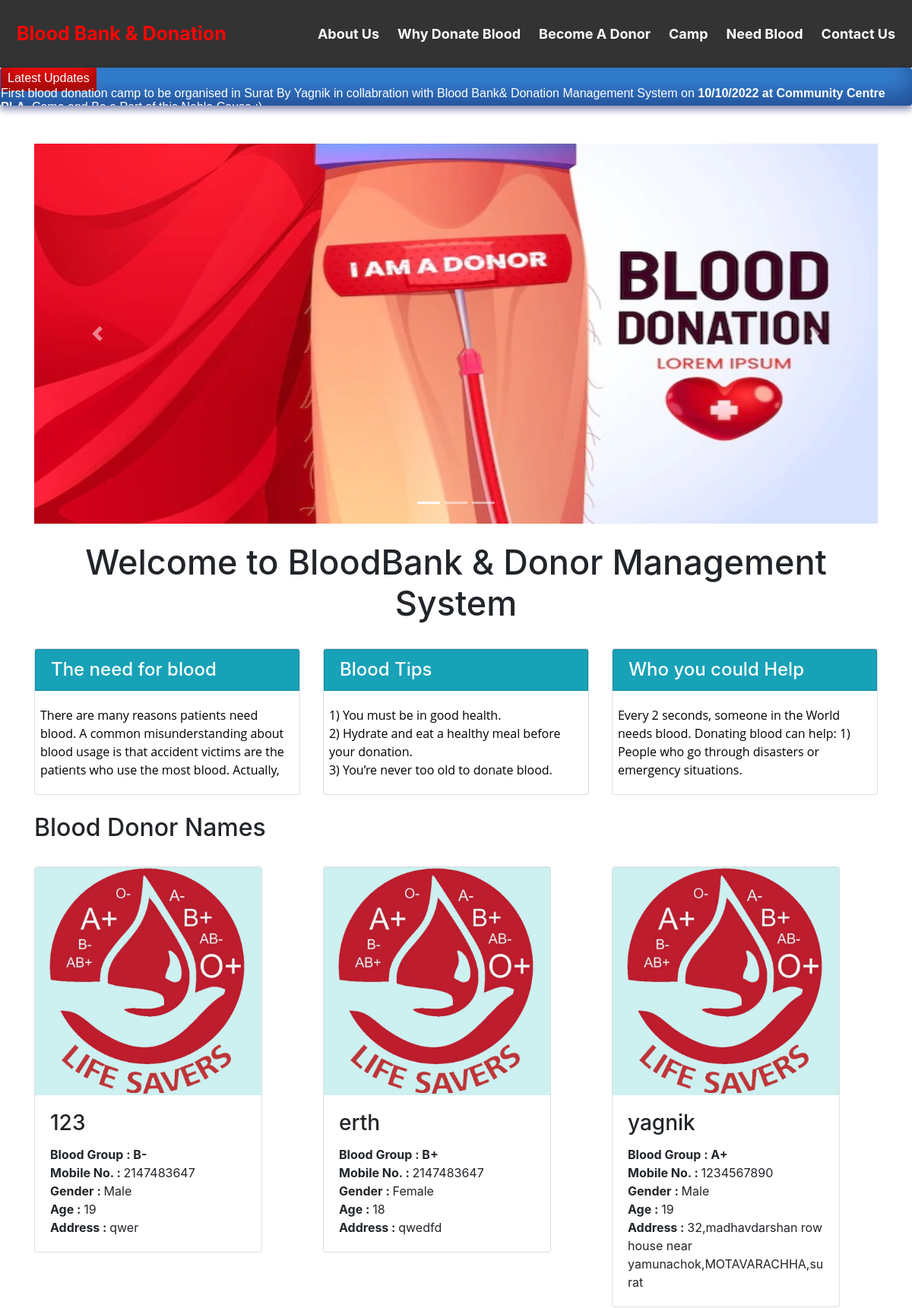
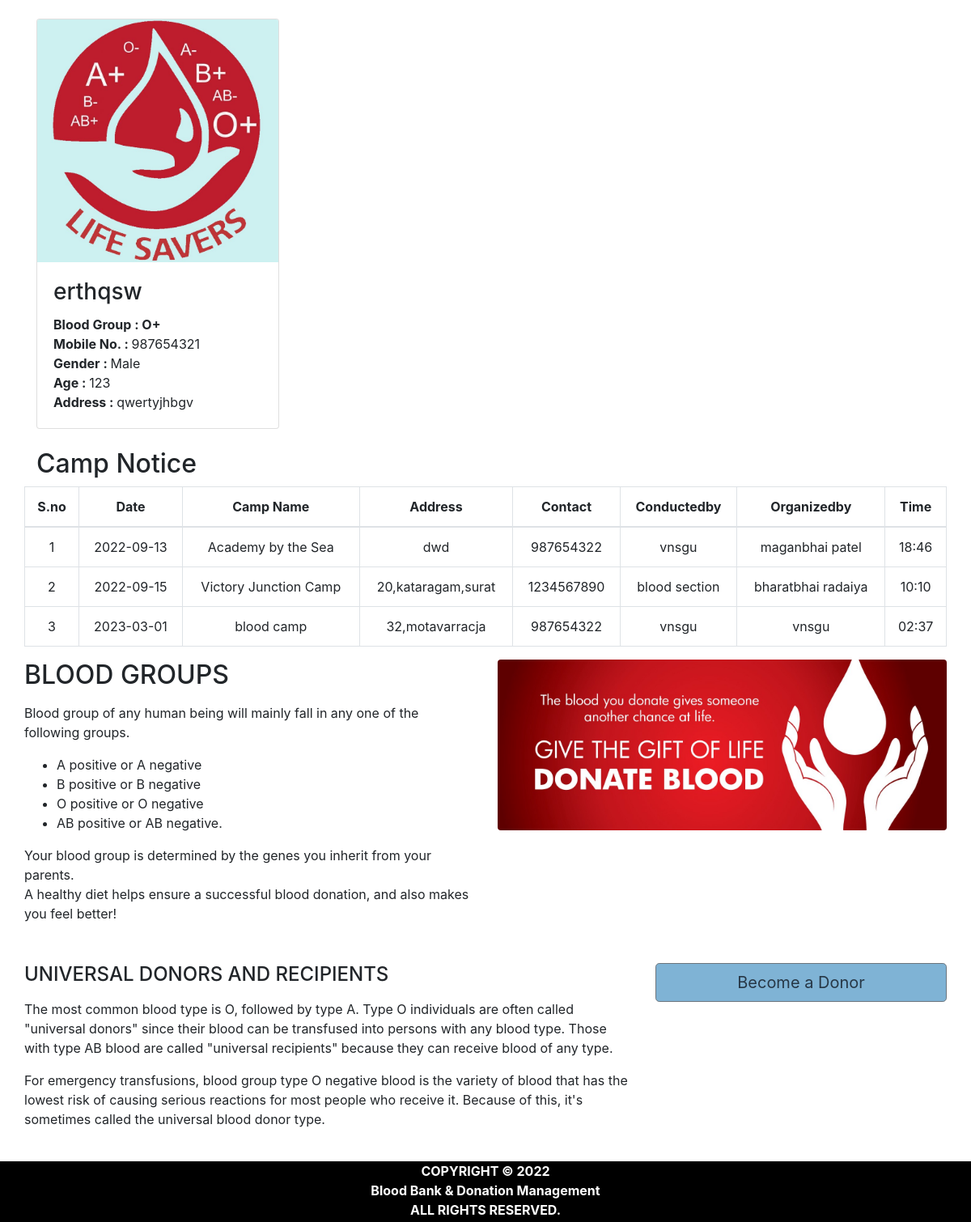
The app's page /home.php with its own data (2 pictures, top to bottom).
### tables this page shows
CREATE TABLE `pages` (
  `page_id` int(11) NOT NULL,
  `page_name` varchar(255) NOT NULL,
  `page_type` varchar(50) DEFAULT NULL,
  `page_data` longtext NOT NULL
);

CREATE TABLE `donor_details` (
  `donor_id` int(11) NOT NULL,
  `donor_name` varchar(50) NOT NULL,
  `donor_number` int(10) NOT NULL,
  `donor_mail` varchar(50) DEFAULT NULL,
  `donor_age` int(3) NOT NULL,
  `donor_gender` varchar(10) NOT NULL,
  `donor_blood` varchar(10) NOT NULL,
  `donor_address` varchar(100) NOT NULL
);

CREATE TABLE `blood` (
  `blood_id` int(11) NOT NULL,
  `blood_group` varchar(10) NOT NULL
);

CREATE TABLE `camp` (
  `camp_id` int(11) NOT NULL,
  `date` date NOT NULL,
  `camp_name` text NOT NULL,
  `address` varchar(50) NOT NULL,
  `contact` int(10) NOT NULL,
  `conductedby` text NOT NULL,
  `organizedby` text NOT NULL,
  `time` varchar(10) NOT NULL
);

### home.php (the view, shortened to what this page needs)
<!DOCTYPE html>
<html lang="en">
<head>
  <link rel="stylesheet" href="https://maxcdn.bootstrapcdn.com/bootstrap/4.5.2/css/bootstrap.min.css">
</head>
<body>
<div class="header">
<?php
$active="home";
include('head.php'); ?>
</div>
<?php include'ticker.php'; ?>
  <div id="page-container" style="margin-top:50px; position: relative;min-height: 84vh;   ">
    <div class="container">
    <div id="content-wrap"style="padding-bottom:75px;">
  <div id="demo" class="carousel slide" data-ride="carousel">
    <ul class="carousel-indicators">
      <li data-target="#demo" data-slide-to="0" class="active"></li>
      <li data-target="#demo" data-slide-to="1"></li>
      <li data-target="#demo" data-slide-to="2"></li>
    </ul>
    <div class="carousel-inner">
      <div class="carousel-item active">
        <img src="image\banner1.jpg" alt="banner1" width="100%" height="500">
      </div>
    </div>
    <a class="carousel-control-prev" href="#demo" data-slide="prev">
      <span class="carousel-control-prev-icon"></span>
    </a>
    <a class="carousel-control-next" href="#demo" data-slide="next">
      <span class="carousel-control-next-icon"></span>
    </a>
  </div>
<br>
        <h1 style="text-align:center;font-size:45px;">Welcome to BloodBank & Donor Management System</h1>
<br>
        <div class="row">
            <div class="col-lg-4 mb-4">
                <div class="card">
                    <h4 class="card-header card bg-info text-white" >The need for blood</h4>
                        <p class="card-body overflow-auto" style="padding-left:2%;height:120px;text-align:left;">
                          <?php
                            include 'conn.php';
                            $sql= "select * from pages where page_type='needforblood'";
                            $result=mysqli_query($conn,$sql);
                            if(mysqli_num_rows($result)>0)   {
                                while($row = mysqli_fetch_assoc($result)) {
                                  echo $row['page_data'];
                                }
                              }
                           ?>
                         </p>
                </div>
            </div>
            <div class="col-lg-4 mb-4">
                <div class="card">
                    <h4 class="card-header card bg-info text-white">Blood Tips</h4>
                    <p class="card-body overflow-auto" style="padding-left:2%;height:120px;text-align:left;">
                      <?php
                        include 'conn.php';
                        $sql= "select * from pages where page_type='bloodtips'";
                        $result=mysqli_query($conn,$sql);
                        if(mysqli_num_rows($result)>0)   {
                            while($row = mysqli_fetch_assoc($result)) {
                              echo $row['page_data'];
                            }
                          }
                       ?>
                     </p>
                        </div>
            </div>
            <div class="col-lg-4 mb-4">
                <div class="card">
                    <h4 class="card-header card bg-info text-white" >Who you could Help</h4>
                    <p class="card-body overflow-auto" style="padding-left:2%;height:120px;text-align:left;">
                      <?php
                        include 'conn.php';
                        $sql= "select * from pages where page_type='whoyouhelp'";
                        $result=mysqli_query($conn,$sql);
                        if(mysqli_num_rows($result)>0)   {
                            while($row = mysqli_fetch_assoc($result)) {
                              echo $row['page_data'];
                            }
                          }
                       ?>
                     </p>
                        </div>
            </div>
</div>
        <h2>Blood Donor Names</h2>
        <div class="row">
          <?php
            include 'conn.php';
            $sql= "select * from donor_details join blood where donor_details.donor_blood=blood.blood_id order by rand() limit 6";
            $result=mysqli_query($conn,$sql);
            if(mysqli_num_rows($result)>0)
            {
            while($row = mysqli_fetch_assoc($result)) {
           ?>
          <div class="col-lg-4 col-sm-6 portfolio-item" ><br>
            <div class="card" style="width:300px">
                <img class="card-img-top" src="image\blood_drop_logo.jpg" alt="Card image" style="width:100%;height:300px">
                <div class="card-body">
                  <h3 class="card-title"><?php echo $row['donor_name']; ?></h3>
                  <p class="card-text">
                    <b>Blood Group : </b> <b><?php echo $row['blood_group']; ?></b><br>
                    <b>Mobile No. : </b> <?php echo $row['donor_number']; ?><br>
                    <b>Gender : </b><?php echo $row['donor_gender']; ?><br>
                    <b>Age : </b> <?php echo $row['donor_age']; ?><br>
                    <b>Address : </b> <?php echo $row['donor_address']; ?><br>
                  </p>
                </div>
            </div>
         </div>
        <?php }} ?>
         </div>
<br>
<h2>Camp Notice</h2>
        <div class="row">
          <?php
          $count=1;
            include 'conn.php';
            $sql= "SELECT `camp_id`, `date`, `camp_name`, `address`, `contact`, `conductedby`, `organizedby`, `time` FROM `camp` limit 6";
            $result=mysqli_query($conn,$sql);
            if(mysqli_num_rows($result)>0)
            {
           ?>
          <div class="table-responsive">
      <table class="table table-bordered" style="text-align:center">
          <thead style="text-align:center">
          <th style="text-align:center">S.no</th>
          <th style="text-align:center">Date</th>
          <th style="text-align:center">Camp Name</th>
          <th style="text-align:center">Address</th>
          <th style="text-align:center">Contact</th>
          <th style="text-align:center">Conductedby</th>
          <th style="text-align:center">Organizedby</th>
          <th style="text-align:center">Time</th>
          </thead>
          <tbody>
            <?php
            while($row = mysqli_fetch_assoc($result)) { ?>
          <tr>
                  <td><?php echo $count++; ?></td>
                  <td><?php echo $row['date']; ?></td>
                  <td><?php echo $row['camp_name']; ?></td>
                  <td><?php echo $row['address']; ?></td>
                  <td><?php echo $row['contact']; ?></td>
                    <td><?php echo $row['conductedby']; ?></td>
                    <td><?php echo $row['organizedby']; ?></td>
                    <td><?php echo $row['time']; ?></td>
              </tr>
            <?php } ?>
          </tbody>
      </table>
        <?php } ?>
         </div>
        <div class="row">
            <div class="col-lg-6">
                <h2>BLOOD GROUPS</h2>
                <p>
                  <?php
                    include 'conn.php';
                    $sql=$sql= "select * from pages where page_type='bloodgroups'";
                    $result=mysqli_query($conn,$sql);
                    if(mysqli_num_rows($result)>0)   {
                        while($row = mysqli_fetch_assoc($result)) {
                          echo $row['page_data'];
                        }
                      }
                   ?></p>
            </div>
            <div class="col-lg-6">
                <img class="img-fluid rounded" src="image\blood_donationcover.jpeg" alt="" >
            </div>
        </div>
        <div class="row mb-4">
            <div class="col-md-8">
            <h4>UNIVERSAL DONORS AND RECIPIENTS</h4>
            <p>
              <?php
                include 'conn.php';
                $sql=$sql= "select * from pages where page_type='universal'";
                $result=mysqli_query($conn,$sql);
                if(mysqli_num_rows($result)>0)   {
                    while($row = mysqli_fetch_assoc($result)) {
                      echo $row['page_data'];
                    }
                  }
               ?></p>
              </div>
            <div class="col-md-4">
                <a class="btn btn-lg btn-secondary btn-block" href="donate_blood.php" style="align:center; background-color:#7FB3D5;color:#273746 ">Become a Donor </a>
            </div>
        </div>
    </div>
  </div>
  <?php include('footer.php');?>
</div>
</body>
</html>

### head.php (shortened to what this page needs)
<html>
<head>
</head>
<body>
  <div class="header">
    <a href="home.php" class="logo"<?php if($active=='home') echo "class='logo2'"; ?>>Blood Bank & Donation </a>
    <div class="header-right">
    <a href="about_us.php"  <?php if($active=='about') echo "class='act'"; ?> >About Us</a>
    <a href="why_donate_blood.php"  <?php if($active=='why') echo "class='act'"; ?>>Why Donate Blood</a>
      <a href="donate_blood.php"  <?php if($active=='donate') echo "class='act'"; ?>>Become A Donor</a>
      <a href="camp.php" <?php if($active=='camp') echo "class='act'"; ?>>Camp</a>
      <a href="need_blood.php" <?php if($active=='need') echo "class='act'"; ?>>Need Blood</a>
      <a href="contact_us.php" <?php if($active=='contact') echo "class='act'"; ?>>Contact Us</a>
    </div>
  </div>
</body>
</html>

### ticker.php (shortened to what this page needs)
<html>
<head>
</head>
<body>
<div class="news blue">
<span style="background-color:#F60F0F;">Latest Updates</span>
<span class="text1" >
  <marquee>First blood donation camp to be organised in Surat By Yagnik in collabration with Blood Bank& Donation Management System on <b>10/10/2022 at Community Centre PLA.</b> Come and Be a Part of this Noble Cause :) </marquee>
</span>
</div>
</body>
</head>
</html>

### footer.php (shortened to what this page needs)
<html>
<head>
</head>
<body>
  <div id="footer" >
  <b><center>COPYRIGHT © 2022<br>
  Blood Bank & Donation Management
  <br>
  ALL RIGHTS RESERVED.
  </center>
  </div>
</body>
</html>

### head.php (style rules this page uses)
.header { position: fix; overflow:hidden; background-color: #333; top: 0; width:100%; padding: 10px 5px; color:#FF0404 ; }
.header a { float: left; color: white; text-align: center; padding: 12px; text-decoration: none; font-size: 18px; line-height: 25px; border-radius: 4px; font-weight:bold; }
.header a.logo { font-size: 25px; font-weight: bold; color:#FF0404 ; }
.header-right { float: right; }

### ticker.php (style rules this page uses)
.blue { background: #347fd0; }
.news { box-shadow: inset 0 -15px 30px rgba(10,4,60,0.4), 0 5px 10px rgba(10,20,100,0.5); width: 100%; height:50px; margin-top:0px; overflow: hidden; border-radius: 4px; padding: 1px; -webkit-user-select: none; }
.news span { color: #fff; padding: 9px; position: relative; top: 1%; box-shadow: inset 0 -15px 30px rgba(0,0,0,0.4); font: 16px 'Raleway', Helvetica, Arial, sans-serif; -webkit-font-smoothing: antialiased; -webkit-user-select: none; cursor: pointer; }
.text1 { box-shadow:none !important; position:relative; width:90% }

### footer.php (style rules this page uses)
#footer { position:absolute; left: 0; bottom: 0; width: 100%; height: 75px; background-color:#000000; color:white; text-align: center; }

### records on screen
pages: page_data "There are many reasons patients need blood. A common misunderstanding about blood usage is that accident victims are the patients who use the most blood. Actually,…"
pages: page_data "1) You must be in good health. 2) Hydrate and eat a healthy meal before your donation. 3) You’re never too old to donate blood."
pages: page_data "Every 2 seconds, someone in the World needs blood. Donating blood can help: 1) People who go through disasters or emergency situations."
donor_details: donor_name "123", blood.blood_group "B-", donor_number "2147483647", donor_gender "Male", donor_age "19", donor_address "qwer"
donor_details: donor_name "erth", blood.blood_group "B+", donor_number "2147483647", donor_gender "Female", donor_age "18", donor_address "qwedfd"
donor_details: donor_name "yagnik", blood.blood_group "A+", donor_number "1234567890", donor_gender "Male", donor_age "19", donor_address "32,madhavdarshan row house near yamunachok,MOTAVARACHHA,surat"
donor_details: donor_name "erthqsw", blood.blood_group "O+", donor_number "987654321", donor_gender "Male", donor_age "123", donor_address "qwertyjhbgv"
camp: date "2022-09-13", camp_name "Academy by the Sea", address "dwd", contact "987654322", conductedby "vnsgu", organizedby "maganbhai patel", time "18:46"
camp: date "2022-09-15", camp_name "Victory Junction Camp", address "20,kataragam,surat", contact "1234567890", conductedby "blood section", organizedby "bharatbhai radaiya", time "10:10"
camp: date "2023-03-01", camp_name "blood camp", address "32,motavarracja", contact "987654322", conductedby "vnsgu", organizedby "vnsgu", time "02:37"
pages: page_data "Blood group of any human being will mainly fall in any one of the following groups. A positive or A negative B positive or B negative O positive or O negative AB positive or AB negative. Your blood group is determined by the genes you inherit from your parents. A healthy diet helps ensure a successful blood donation, and also makes you feel better!"
pages: page_data "The most common blood type is O, followed by type A. Type O individuals are often called \"universal donors\" since their blood can be transfused into persons with any blood type. Those with type AB blood are called \"universal recipients\" because they can receive blood of any type. For emergency transfusions, blood group type O negative blood is the variety of blood that has the lowest risk of causing serious reactions for most people who receive it. Because of this, it's sometimes called the universal blood donor type."
